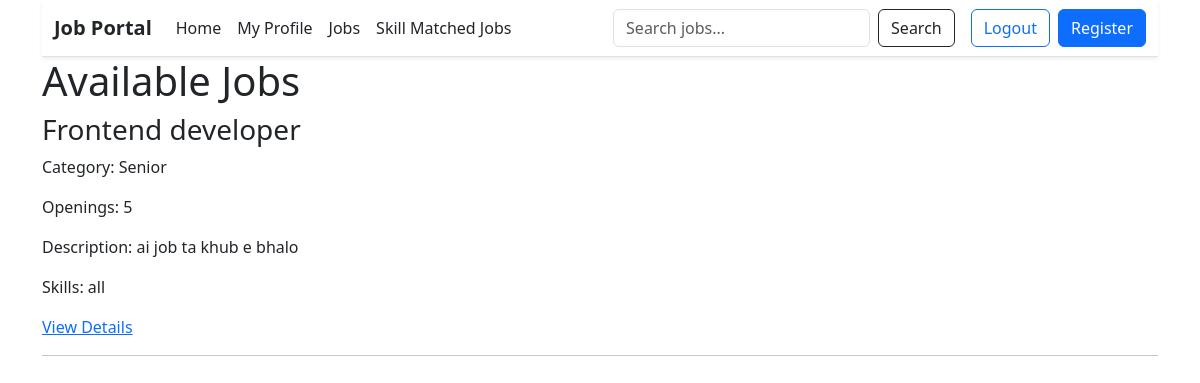
The page / (signed in) on the database as committed earlier.
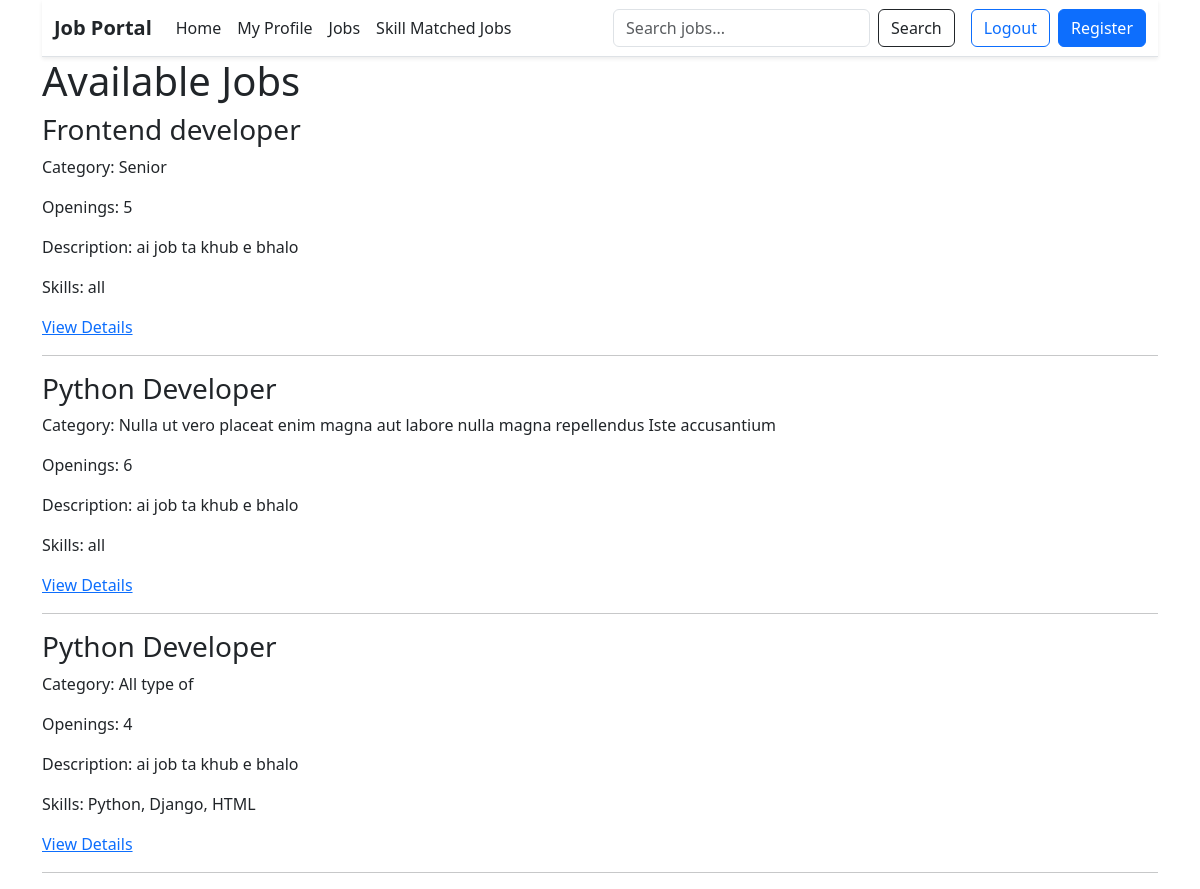
The same page on the database as committed later.
### job/models.py (models this page shows, shortened)
class Job(models.Model):
   recruiter=models.ForeignKey(User, on_delete=models.CASCADE, related_name='jobs')
   title=models.CharField(max_length=200)
   vacancy=models.CharField(max_length=20)
   category=models.CharField(max_length=200)
   jobdescription=models.CharField(max_length=200)
   skills=models.CharField(max_length=300)
   created_at=models.DateTimeField(auto_now_add=True)

### job/views.py (the view)
# urls.py: 2. Add a URL to urlpatterns:  path('', views.home, name='home')
@login_required
def home(request):
    jobs=Job.objects.all().order_by('created_at')
    return render(request,'home.html',{
       'jobs': jobs
    }
    )

### templates/home.html
{% extends 'base.html' %}
{% block content %}
 <h1>Available Jobs</h1>
    {% for job in jobs %}
        <div>
            <h3>{{ job.title }}</h3>
            <p>Category: {{ job.category }}</p>
            <p>
                Openings: {{ job.vacancy }}
            </p>
            <p>Description: {{ job.jobdescription }}</p>
            <p>Skills: {{ job.skills }}</p>
            <a href="{% url 'job_details' job.id %}">View Details</a>
            <hr>
        </div>
    {% empty %}
        <p>No jobs available right now.</p>
    {% endfor %}
{% endblock content %}

### templates/base.html (shortened to what this page needs)
<!doctype html>
{% load static %}
<html lang="en">
<head>
    <link href="https://cdn.jsdelivr.net/npm/bootstrap@5.3.8/dist/css/bootstrap.min.css" rel="stylesheet"
>
</head>
<body>
    <div class="container">
        {% include "navbar.html" %}
        {% block content %}
        {% endblock content %}
    </div>
</body>
</html>

### templates/navbar.html (shortened to what this page needs)
<nav class="navbar navbar-expand-lg navbar-light bg-white border-bottom shadow-sm">
    <div class="container-fluid">
        <a class="navbar-brand fw-bold text-dark" href="{% url 'home' %}">
            Job Portal
        </a>
        <div class="collapse navbar-collapse" id="navbarMenu">
            <ul class="navbar-nav me-auto mb-2 mb-lg-0">
                <li class="nav-item">
                    <a class="nav-link active text-dark" href="{% url 'home' %}">
                        Home
                    </a>
                </li>
                {% if user.is_authenticated %}
                {% if user.user_type == 'jobseeker' %}
                <li class="nav-item">
                    <a class="nav-link active text-dark" href="{% url 'jobseeker_profile' %}">
                         My Profile
                    </a>
                </li>
                <li class="nav-item">
                    <a class="nav-link active text-dark" href="{% url 'job_list' %}">
                        Jobs
                    </a>
                </li>
                <li class="nav-item">
                    <a class="nav-link active text-dark" href="{% url 'skill_matched_jobs' %}">
                        Skill Matched Jobs
                    </a>
                </li>
                {% endif %}
                {% endif %}
            </ul>
            <form method="GET" action="{% url 'job_list' %}" class="d-flex gap-2" role="search">
                <input class="form-control" type="search" name="title" value="{{request.GET.title}}"
                    placeholder="Search jobs..." aria-label="Search">
                <button class="btn btn-outline-dark" type="submit">
                    Search
                </button>
            </form>
            <div class="d-flex gap-2 ms-lg-3 mt-3 mt-lg-0">
                <a href="{% url 'logout' %}" class="btn btn-outline-primary">
                    Logout
                </a>
                <a href="{% url 'register' %}" class="btn btn-primary">
                    Register
                </a>
            </div>
        </div>
    </div>
</nav>

Rows that differ between the two databases and show on the page:
added Job: title "Python Developer", category "Nulla ut vero placeat enim magna aut labore nulla magna repellendus Iste accusantium", vacancy "6", jobdescription "ai job ta khub e bhalo", skills "all"
added Job: title "Python Developer", category "All type of", vacancy "4", jobdescription "ai job ta khub e bhalo", skills "Python, Django, HTML"
